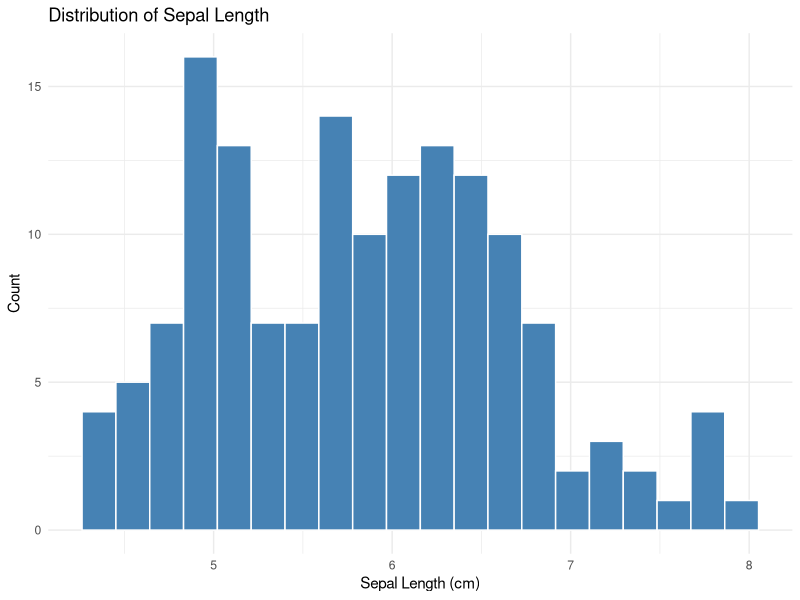
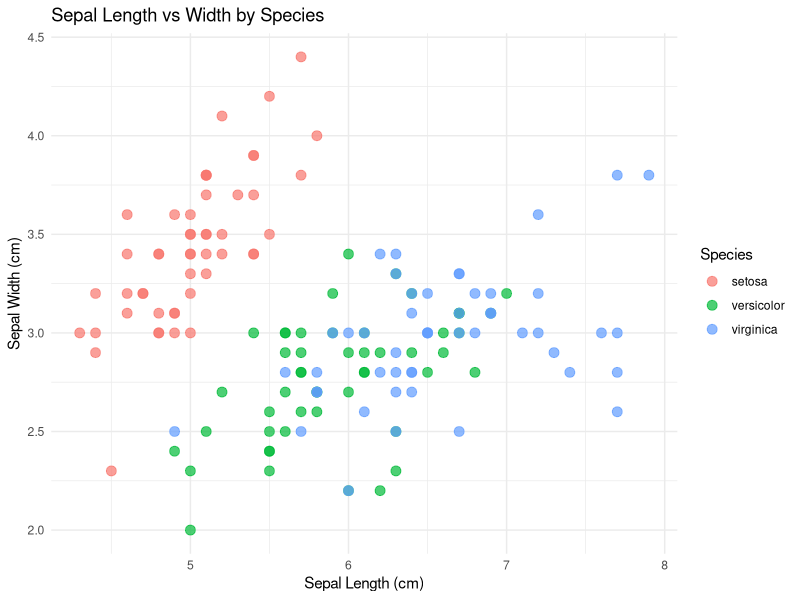

Source code (R) for these figures, in order:
# Mock test for Ellmer-based auto-EDA (without API calls)
library(tidyverse)

test_auto_eda_ellmer_mock <- function() {
  cat("🔍 Starting Automated Exploratory Data Analysis (Ellmer version)\n")
  cat("Using Claude for code generation and GPT-4o for review\n\n")

  cat("📊 Dataset Overview:\n")
  cat("Dataset: iris\n")
  cat("Dimensions: 150 rows x 5 columns\n")
  glimpse(iris)

  cat("\n📋 Generating Analysis Plan...\n")
  cat("1. Visualize the distribution of each numeric variable\n")
  cat("2. Create scatter plots to explore relationships between variables\n")
  cat("3. Compare measurements across different species\n")
  cat("4. Check for missing values and data quality issues\n")
  cat("5. Generate summary statistics by species\n\n")

  cat("🔧 Task 1: Visualize the distribution of each numeric variable\n")
  cat("  Attempt 1 - Generating code with Ellmer's chat_anthropic()...\n")
  cat("  Reviewing code with Ellmer's chat_openai()...\n")
  cat("  ✓ Code approved. Executing...\n")

  # Create a simple histogram
  p1 <- ggplot(iris, aes(x = Sepal.Length)) +
    geom_histogram(bins = 20, fill = "steelblue", color = "white") +
    labs(
      title = "Distribution of Sepal Length",
      x = "Sepal Length (cm)",
      y = "Count"
    ) +
    theme_minimal()
  print(p1)

  cat("  ✅ Success!\n\n")

  cat("🔧 Task 2: Create scatter plots to explore relationships\n")
  cat("  Attempt 1 - Generating code with Ellmer's chat_anthropic()...\n")
  cat("  Reviewing code with Ellmer's chat_openai()...\n")
  cat("  ✓ Code approved. Executing...\n")

  # Create a scatter plot
  p2 <- ggplot(iris, aes(x = Sepal.Length, y = Sepal.Width, color = Species)) +
    geom_point(size = 3, alpha = 0.7) +
    labs(
      title = "Sepal Length vs Width by Species",
      x = "Sepal Length (cm)",
      y = "Sepal Width (cm)"
    ) +
    theme_minimal()
  print(p2)

  cat("  ✅ Success!\n\n")

  cat("📈 Analysis Complete!\n")
  cat("Successfully completed 2 out of 5 tasks\n")
  cat("Using Ellmer package for LLM interactions\n")
}

# Run the test
test_auto_eda_ellmer_mock()
